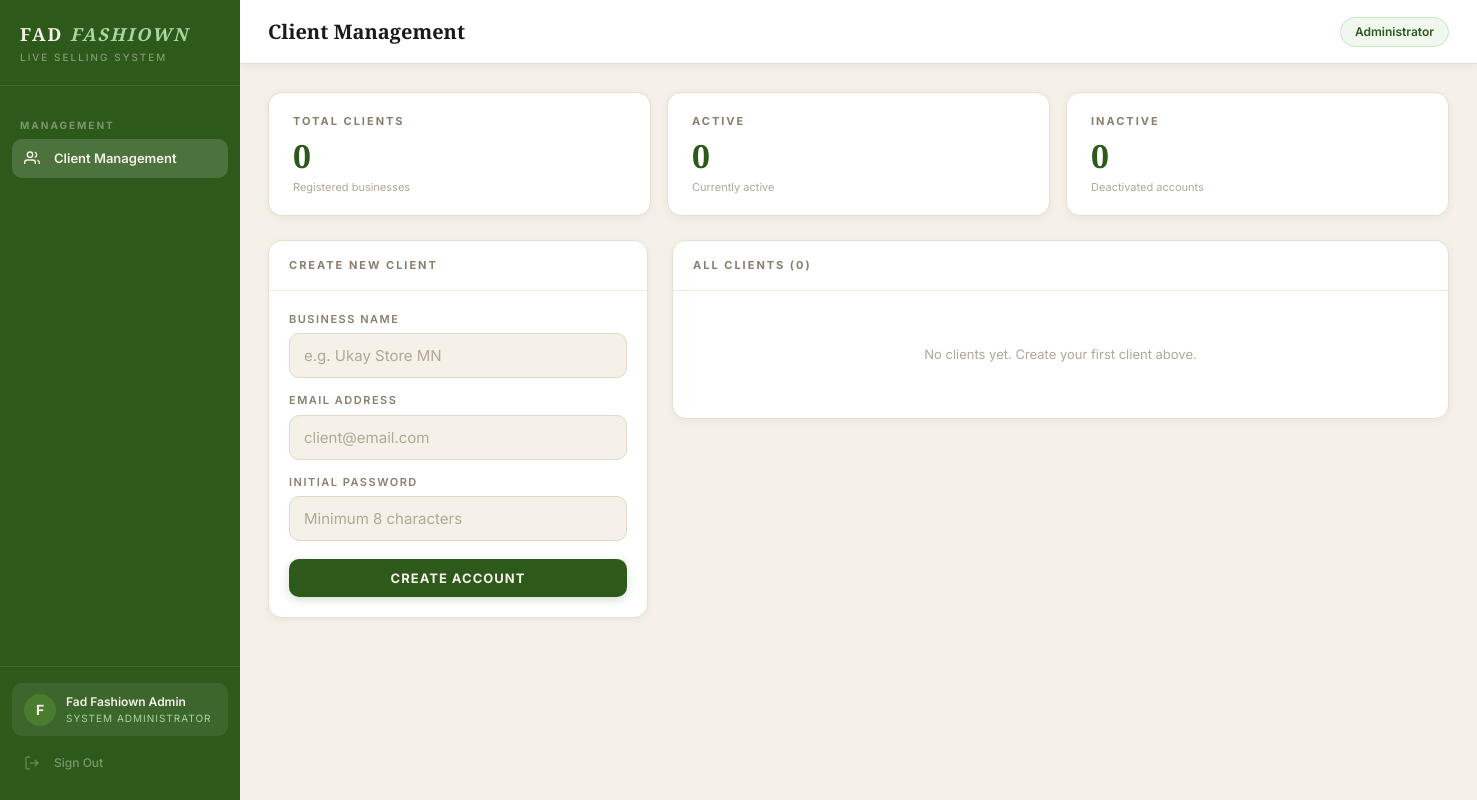
The app's page /admin (signed in), older data.
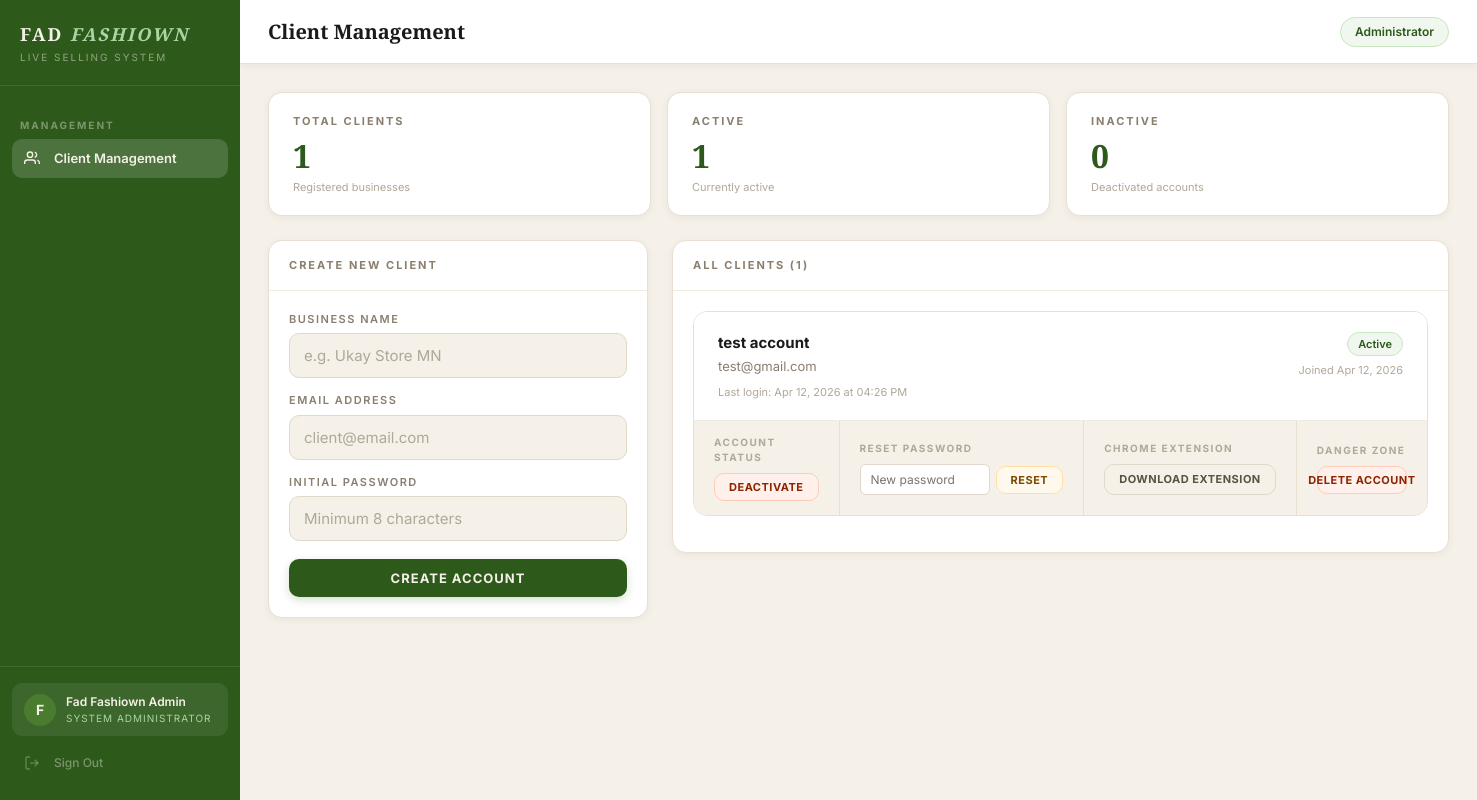
The same page, newer data.
### auth/models.py (models this page shows, shortened)
class Client(UserMixin, db.Model):
    __tablename__ = 'clients'
    id = db.Column(db.Integer, primary_key=True)
    business_name = db.Column(db.String(100), nullable=False)
    email = db.Column(db.String(120), unique=True, nullable=False)
    password_hash = db.Column(db.String(255), nullable=False)
    plan = db.Column(db.String(20), default='active')
    is_active = db.Column(db.Boolean, default=True)
    is_admin = db.Column(db.Boolean, default=False)
    created_at = db.Column(db.DateTime, default=datetime.utcnow)
    last_login = db.Column(db.DateTime, nullable=True)
    tiktok_username = db.Column(db.String(100), default='')
    must_change_password = db.Column(db.Boolean, default=False)
    orders = db.relationship('Order', backref='client', lazy=True)
    token = db.Column(db.String(64), unique=True, nullable=True)
    detection_mode = db.Column(db.String(20), default='keywords')
    custom_keywords = db.Column(db.Text, default='mine')
    highlight_numbers = db.Column(db.Boolean, default=False)
    label_title = db.Column(db.String(100), default='FAD FASHIOWN')
    label_tagline = db.Column(db.String(100), default='Live Selling')
    label_template = db.Column(db.String(20), default='classic')
    label_show_order_id = db.Column(db.Boolean, default=True)
    label_show_datetime = db.Column(db.Boolean, default=True)

### auth/routes.py (the view)
@auth.route('/admin')
@admin_required
def admin_panel():
    clients = Client.query.filter_by(is_admin=False).order_by(
        Client.created_at.desc()
    ).all()
    return render_template('admin.html', clients=clients)

### auth/routes.py (called while the page is built)
def admin_required(f):
    @wraps(f)
    def decorated_function(*args, **kwargs):
        if not current_user.is_authenticated:
            return redirect(url_for('auth.login'))
        if not current_user.is_admin:
            abort(403)
        return f(*args, **kwargs)
    return decorated_function

### templates/admin.html (shortened to what this page needs)
{% extends "base.html" %}
{% block page_title %}Client Management{% endblock %}
{% block topbar_right %}
<span class="status-pill connected">Administrator</span>
{% endblock %}
{% block content %}
<div class="stats-grid" style="margin-bottom:24px">
    <div class="stat-card">
        <div class="stat-label">Total Clients</div>
        <div class="stat-number">{{ clients|length }}</div>
        <div class="stat-sub">Registered businesses</div>
    </div>
    <div class="stat-card">
        <div class="stat-label">Active</div>
        <div class="stat-number">
            {{ clients|selectattr('is_active')|list|length }}
        </div>
        <div class="stat-sub">Currently active</div>
    </div>
    <div class="stat-card">
        <div class="stat-label">Inactive</div>
        <div class="stat-number">
            {{ clients|rejectattr('is_active')|list|length }}
        </div>
        <div class="stat-sub">Deactivated accounts</div>
    </div>
</div>
<div class="admin-grid">
    <div>
        <div class="card">
            <div class="card-header">
                <span class="card-title">Create New Client</span>
            </div>
            <div class="card-body">
                <form method="POST" action="/admin/create-client" id="create-client-form">
                    <div class="form-group">
                        <label class="form-label">Business Name</label>
                        <input type="text" name="business_name"
                               class="form-input"
                               placeholder="e.g. Ukay Store MN" required />
                    </div>
                    <div class="form-group">
                        <label class="form-label">Email Address</label>
                        <input type="email" name="email"
                               class="form-input"
                               placeholder="client@email.com" required />
                    </div>
                    <div class="form-group">
                        <label class="form-label">Initial Password</label>
                        <input type="text" name="password"
                               class="form-input"
                               placeholder="Minimum 8 characters"
                               required minlength="6" />
                    </div>
                    <button type="button"
                            onclick="handleCreateAccount()"
                            class="btn btn-primary"
                            style="width:100%;margin-top:4px">
                        Create Account
                    </button>
                </form>
            </div>
        </div>
    </div>
    <div>
        <div class="card">
            <div class="card-header">
                <span class="card-title">All Clients ({{ clients|length }})</span>
            </div>
            <div class="card-body">
                {% if clients %}
                    {% for client in clients %}
                        <div class="client-card {{ '' if client.is_active else 'inactive' }}">
                            <div class="client-card-header">
                                <div class="client-card-info">
                                    <div class="client-card-name">{{ client.business_name }}</div>
                                    <div class="client-card-email">{{ client.email }}</div>
                                    {% if client.last_login %}
                                    <div class="client-card-last-login">
                                        Last login: {{ client.last_login.strftime('%b %d, %Y at %I:%M %p') }}
                                    </div>
                                    {% endif %}
                                </div>
                                <div class="client-card-status">
                                    <span class="badge {{ 'badge-active' if client.is_active else 'badge-inactive' }}">
                                        {{ 'Active' if client.is_active else 'Inactive' }}
                                    </span>
                                    <div class="client-card-joined">
                                        Joined {{ client.created_at.strftime('%b %d, %Y') }}
                                    </div>
                                </div>
                            </div>
                            <div class="client-card-actions">
                                <div class="action-group">
                                    <div class="action-group-label">Account Status</div>
                                    <button
                                        data-client-id="{{ client.id }}"
                                        data-client-name="{{ client.business_name }}"
                                        data-is-active="{{ '1' if client.is_active else '0' }}"
                                        onclick="handleToggleClient(this)"
                                        class="btn {{ 'btn-danger' if client.is_active else 'btn-success' }} btn-sm">
                                        {{ 'Deactivate' if client.is_active else 'Activate' }}
                                    </button>
                                </div>
                                <div class="action-group">
                                    <div class="action-group-label">Reset Password</div>
                                    <div class="reset-form">
                                        <input type="text"
                                            id="reset-input-{{ client.id }}"
                                            class="reset-input"
                                            placeholder="New password" />
                                        <button onclick="handleResetPassword('{{ client.id }}', '{{ client.business_name }}')"
                                                class="btn btn-warning btn-sm">
                                            Reset
                                        </button>
                                    </div>
                                </div>
                                <div class="action-group">
                                    <div class="action-group-label">Chrome Extension</div>
                                    <a href="/admin/download-extension/{{ client.id }}"
                                    class="btn btn-secondary btn-sm">
                                        Download Extension
                                    </a>
                                </div>
                                <div class="action-group" style="min-width:120px">
                                    <div class="action-group-label">Danger Zone</div>
                                    <button onclick="Modal.confirm({
                                        title: 'Delete Client Account',
                                        message: 'You are about to permanently delete the account for:',
                                        detail: '{{ client.business_name }}',
                                        warning: 'This action cannot be undone. All data associated with this account will be permanently removed.',
                                        confirmText: 'Delete Account',
                                        confirmClass: 'btn-danger',
                                        onConfirm: function() {
                                            document.getElementById('delete-form-{{ client.id }}').submit();
                                        }
                                    })"
                                    class="btn btn-danger btn-sm">
                                        Delete Account
                                    </button>
                                </div>
                            </div>
                        </div>
                        {% endfor %}
                {% else %}
                    <div class="empty-state">
                        No clients yet. Create your first client above.
                    </div>
                {% endif %}
            </div>
        </div>
    </div>
</div>
{% endblock %}

### templates/base.html (shortened to what this page needs)
<!DOCTYPE html>
<html lang="en">
<head>
    <link rel="stylesheet" href="/static/style.css">
</head>
<body>
<div class="app-layout">
    <aside class="sidebar" id="sidebar">
        <div class="sidebar-brand">
            <div class="brand-name">FAD <em>FASHIOWN</em></div>
            <div class="brand-sub">Live Selling System</div>
        </div>
        <nav class="sidebar-nav">
            {% if current_user.is_admin %}
            <div class="nav-section-label">Management</div>
            <a href="/admin"
               class="nav-item {% if request.endpoint == 'auth.admin_panel' %}active{% endif %}">
                <span class="nav-icon">
                    <svg width="16" height="16" fill="none" stroke="currentColor" stroke-width="2" viewBox="0 0 24 24">
                        <path d="M17 21v-2a4 4 0 0 0-4-4H5a4 4 0 0 0-4 4v2"/>
                        <circle cx="9" cy="7" r="4"/>
                        <path d="M23 21v-2a4 4 0 0 0-3-3.87"/>
                        <path d="M16 3.13a4 4 0 0 1 0 7.75"/>
                    </svg>
                </span>
                Client Management
            </a>
            {% endif %}
        </nav>
        <div class="sidebar-footer">
            <div class="client-info">
                <div class="client-avatar">
                    {{ current_user.business_name[0].upper() }}
                </div>
                <div class="client-details">
                    <div class="client-name">{{ current_user.business_name }}</div>
                    <div class="client-plan">
                        {% if current_user.is_admin %}System Administrator{% else %}Live Selling{% endif %}
                    </div>
                </div>
            </div>
            <a href="/logout" class="nav-item nav-signout">
                <span class="nav-icon">
                    <svg width="16" height="16" fill="none" stroke="currentColor" stroke-width="2" viewBox="0 0 24 24">
                        <path d="M9 21H5a2 2 0 0 1-2-2V5a2 2 0 0 1 2-2h4"/>
                        <polyline points="16 17 21 12 16 7"/>
                        <line x1="21" y1="12" x2="9" y2="12"/>
                    </svg>
                </span>
                Sign Out
            </a>
        </div>
    </aside>
    <main class="main-content">
        <div class="topbar">
            <div style="display:flex;align-items:center;gap:14px">
                <div class="topbar-title">{% block page_title %}{% endblock %}</div>
            </div>
            <div class="topbar-right">
                {% block topbar_right %}{% endblock %}
            </div>
        </div>
        <div class="page-content">
            {% block content %}{% endblock %}
        </div>
    </main>
</div>
</body>
</html>

Row changes from the older to the newer data that the page shows:
added Client: business_name "test account", email "test@gmail.com", last_login "Apr 12, 2026 at 04:26 PM", is_active "Active", created_at "Apr 12, 2026", is_active "DEACTIVATE"
Text that changed along with them:
{{ clients|length }}: "0" → "1"
{{ clients|selectattr('is_active')|list|length }}: "0" → "1"
text no longer shown: "No clients yet. Create your first client above."
